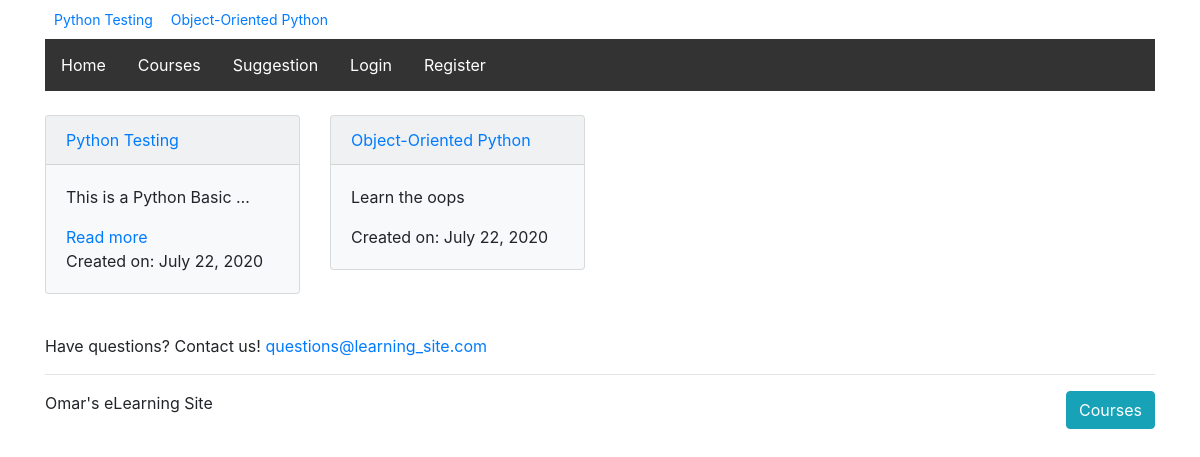
Page /courses/ on the committed database.
### courses/models.py (models this page shows)
class Course(models.Model):
    created_at = models.DateTimeField(auto_now_add=True)
    title = models.CharField(max_length=255)
    description = models.TextField()
    def __str__(self):
        return self.title

### courses/views.py (the view)
def course_list(request):
    courses = models.Course.objects.all()
    email = 'questions@learning_site.com'
    return render(request, 'courses/course_list.html', {'courses':courses, 'email':email})

### courses/templatetags/course_extras.py (called while the page is built)
@register.simple_tag
def newest_course():
    return Course.objects.latest('created_at')

@register.inclusion_tag('courses/course_nav.html')
def nav_courses_list():
    courses = Course.objects.all()
    return {'courses':courses}

### courses/templates/courses/course_list.html (shortened to what this page needs)
{% extends "layout.html" %}
{% load static %}
{% block content %}
    <div class="row mt-4">
        {% for course in courses %}
            <div class="col-md-3">
                <div class="card bg-light mb-3" style="max-width: 18rem;">
                    <div class="card-header">
                        <a href="{% url 'course_detail' pk=course.pk %}">{{ course.title }}</a>
                    </div>
                    <div class="card-body">
                        {% if course.description|wordcount <= 5 %}
                            <p class="card-text">{{ course.description }}</p>
                        {% else %}
                            <p class="card-text">{{ course.description|truncatewords:5 }}</p>
                            <a href="{% url 'course_detail' pk=course.pk %}">Read more</a>
                        {% endif %}
                        <div>Created on: {{ course.created_at|date:"F j, Y" }}</div>
                    </div>
                </div>
            </div>
        {% endfor %}
    </div>
    <div class="mt-4">Have questions? Contact us! {{ email|urlize }}</div>
{% endblock %}

### courses/templates/courses/course_nav.html (shortened to what this page needs)
<link rel="stylesheet" href="https://maxcdn.bootstrapcdn.com/bootstrap/4.0.0/css/bootstrap.min.css">
<div class="container mb-1 row">
{% for course in courses %}
    <div><a class="btn btn-sm" href="{% url 'course_detail' pk=course.pk %}">{{ course.title }}</a></div>
{% endfor %}
</div>

### rows in the picture
Course: title "Python Testing", description "This is a Python Basic …", created_at "July 22, 2020"
Course: title "Object-Oriented Python", description "Learn the oops", created_at "July 22, 2020"

### other values in the picture
{{ email|urlize }} "questions@learning_site.com"
